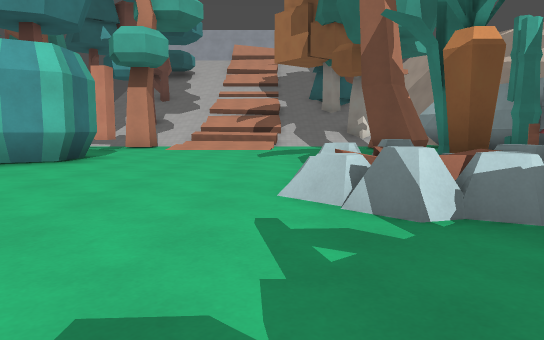
[1] (above)

24 first-person views from a walk through a Godot game level. The camera is 1.2 m above the floor, tilts 6° down and sees 70° across. The floor is counted in squares, 2 m on a side. Each view is taken from the middle of a square. On the plan, view 1 faces up. The plan holds only what a view shows up to about 11 squares ahead; the rest is blank. The place goes on beyond the plan. Surface patterns are stand-ins for the level's own textures.

[2]
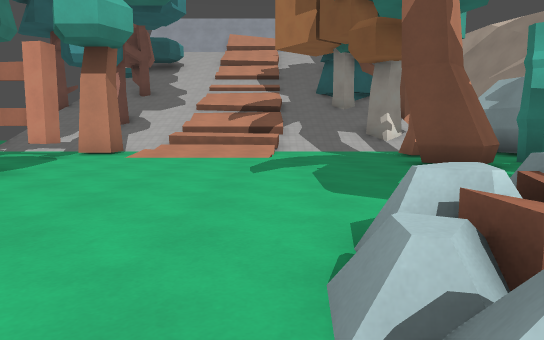

[3]
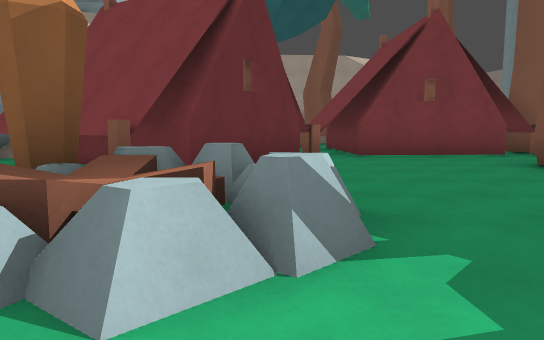

[4]
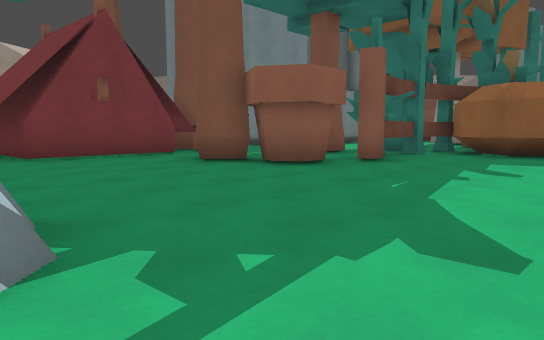

[5]
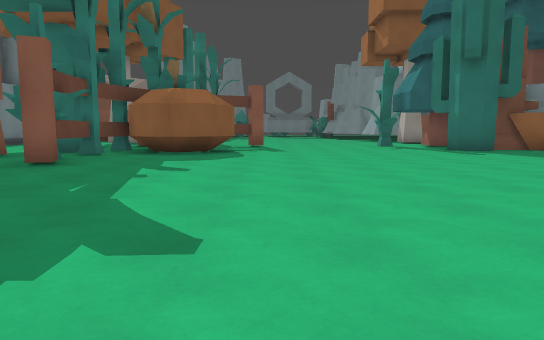

[6]
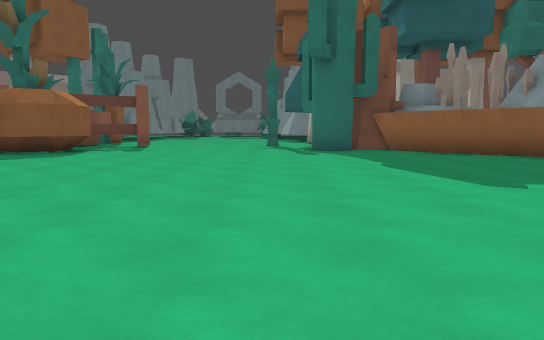

[7]
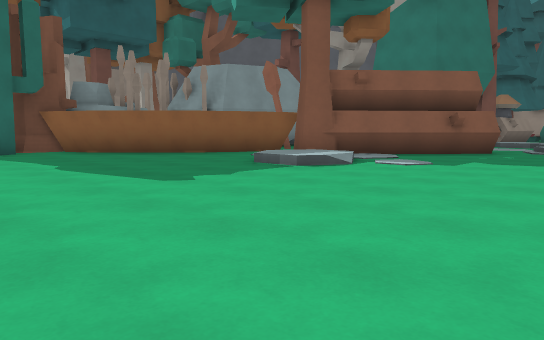

[8]
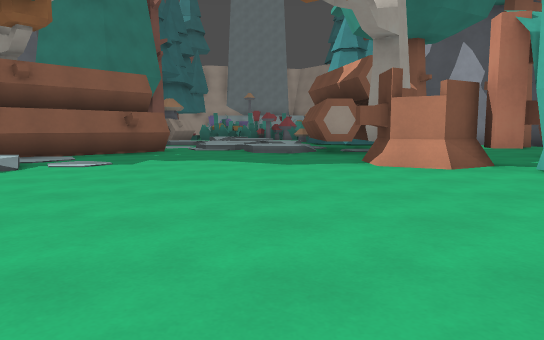

[9]
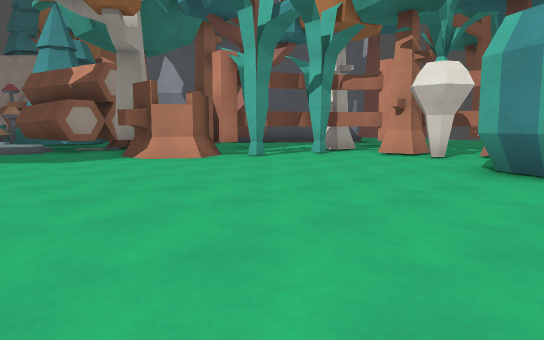

[10]
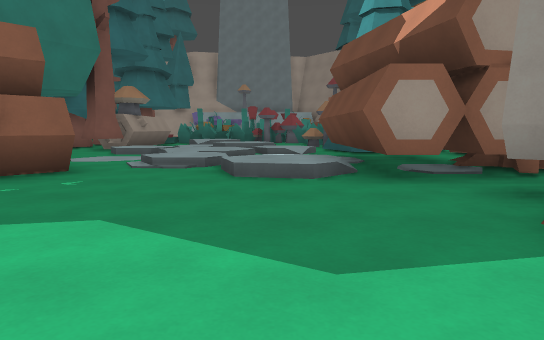

[11]
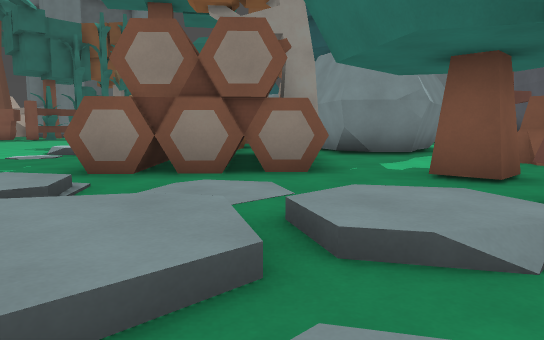

[12]
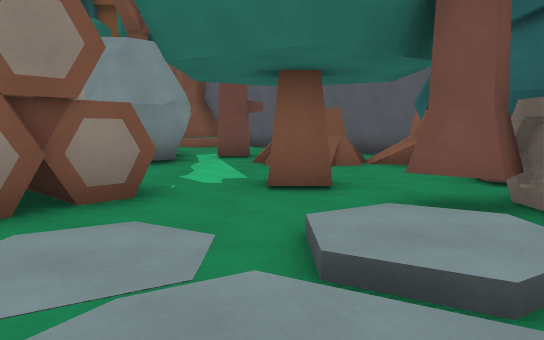

[13]
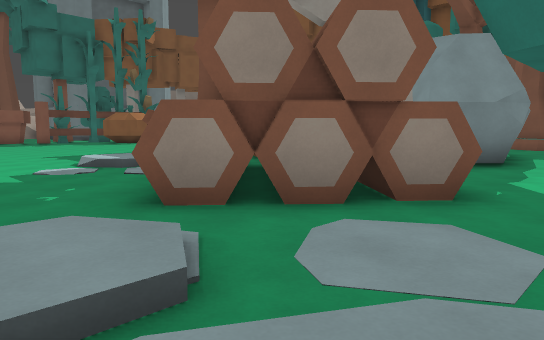

[14]
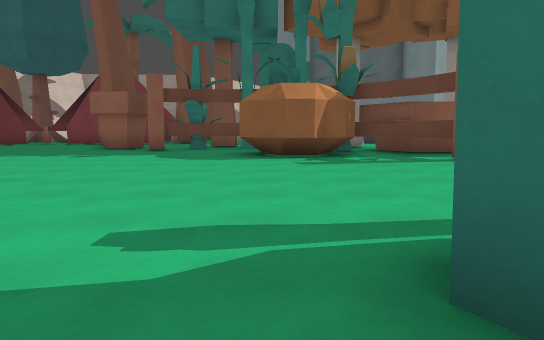

[15]
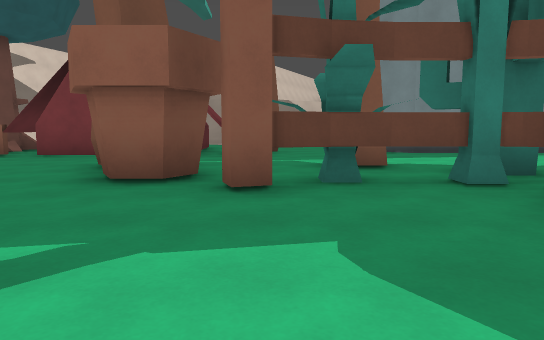

[16]
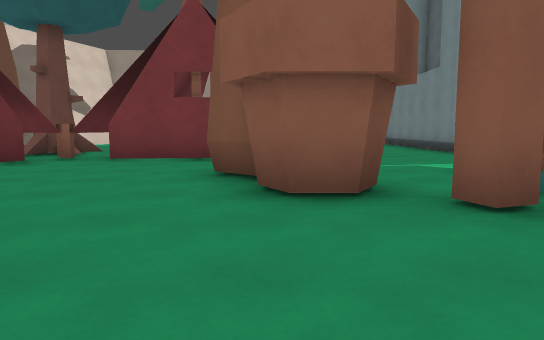

[17]
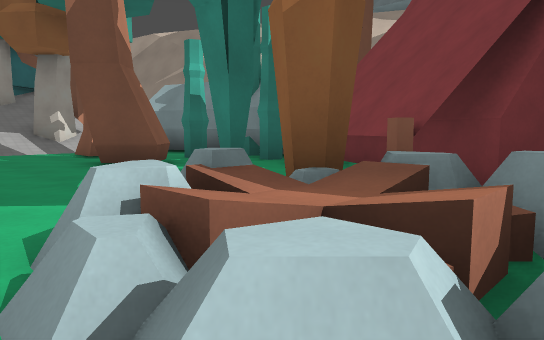

[18]
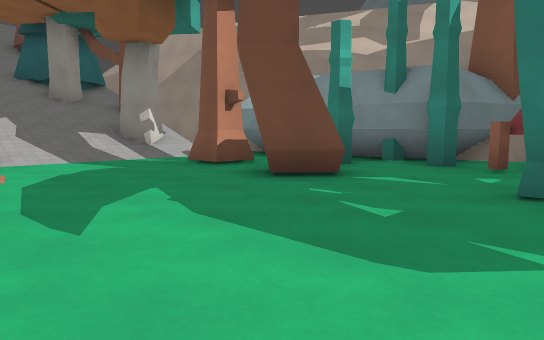

[19]
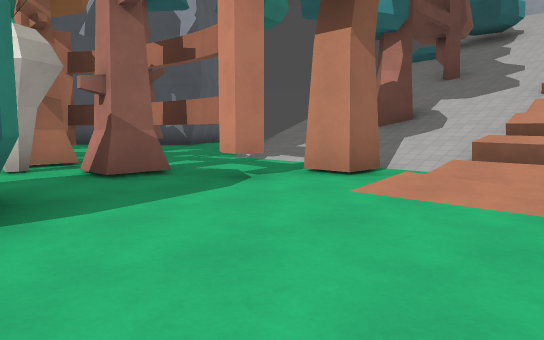

[20]
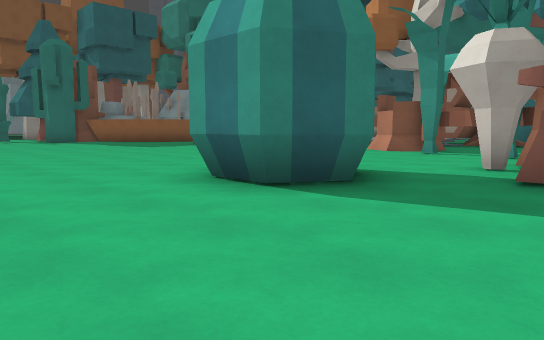

[21]
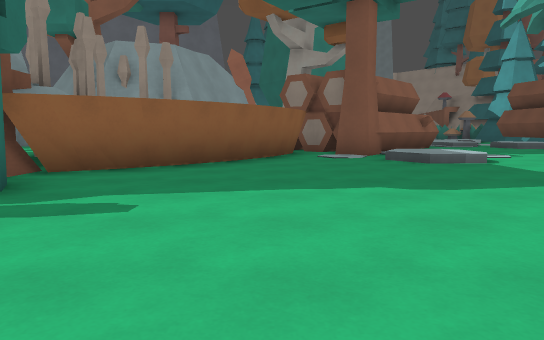

[22]
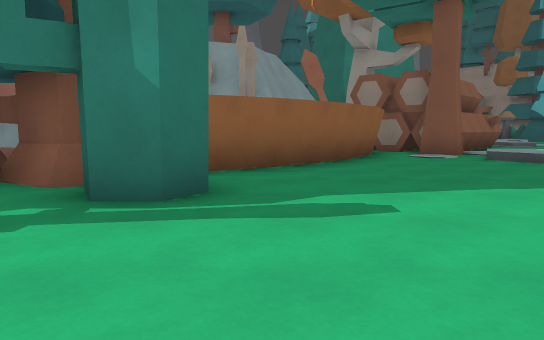

[23]
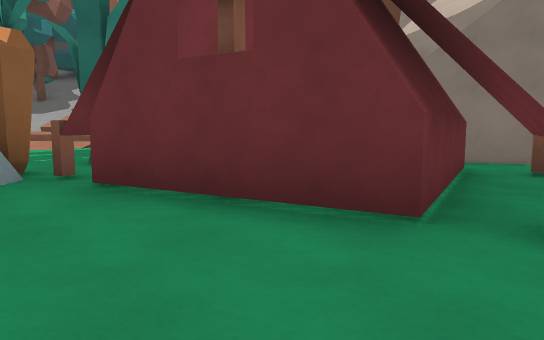

[24]
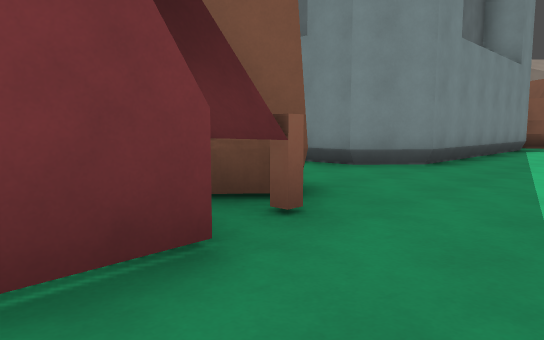

### Floor plan
Key: @ floor where view 1 was taken; # wall or solid block; x gap in a wall; . main floor; : floor 0.25 m higher than the main floor; + floor 0.5 m higher than the main floor; / step, stairs or slope; = window, fence, low wall or low ledge; ^ raised ledge; T palm tree; R tree; P pot; C cactus; S stump; I pine tree; O other object.
Columns run from 21 left of view 1 to 10 right of it. Each row starts with its distance up from view 1.
 21                R //
 20                R///
 19                /R//   //
 18              O ////   //R
 17              O  ///   ////
 16              ./ #///  ///R
 15              ./ ////  //##
 14            ..R////===///// #
 13          II......#////....#^
 12              .....//.......=
 11           ...####..........#
 10      ..   #.####........TTx#
  9      ...R .#............T..##
  8  OO    ...#.... ##..........#
  7   .  R/...#....###......#.### ##
  6   .  ^#RRSS...............##  #.
  5 ##.  ##R.S............^x###  ##.
  4  /.####..............=^^=##  ##R
  3  :...+/...............==..####RR
  2 ./:///.......................###
  1 ./:///.......................##
  0 .:....#..............@.......#
 -1 I/...###..//..............T..#
 -2 I...#=###.+/.............PTT.#
 -3 ..#.#  ###...............P...##
 -4 .....RR#................#.....T
 -5 ...... ####.............x.......
 -6 ///..##   ##............#.......
 -7 =##.###    ##.........###CC...##
 -8    ..#      #.#.......=##.....#
 -9    R.#      #SS.......##.  ...#

Positions as (right, up) in squares from view 1, and headings:
1: (0, 0), facing up
2: (0, 3), facing up
3: (-1, 3), facing right
4: (-1, 3), facing down-right
5: (-1, 3), facing down
6: (-5, 3), facing down
7: (-5, 3), facing down-left
8: (-5, 3), facing left
9: (-4, 1), facing up-left
10: (-10, 3), facing left
11: (-21, 2), facing down-right
12: (-19, 2), facing down
13: (-19, 2), facing down-right
14: (-8, -7), facing right
15: (-1, -4), facing right
16: (0, -2), facing right
17: (0, 3), facing up-right
18: (-1, 6), facing up-right
19: (-1, 8), facing up-left
20: (-1, 11), facing down-left
21: (-3, -5), facing left
22: (-3, -7), facing left
23: (6, 0), facing up
24: (6, -1), facing down-right
